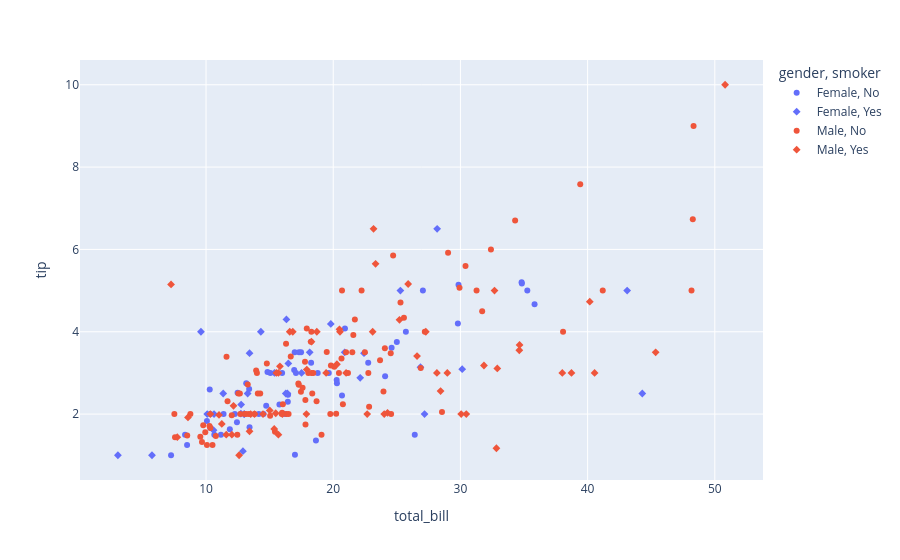

The notebook cell this image was saved under:
### Code cell
px.scatter(df, "total_bill", "tip", color="gender", symbol="smoker")
